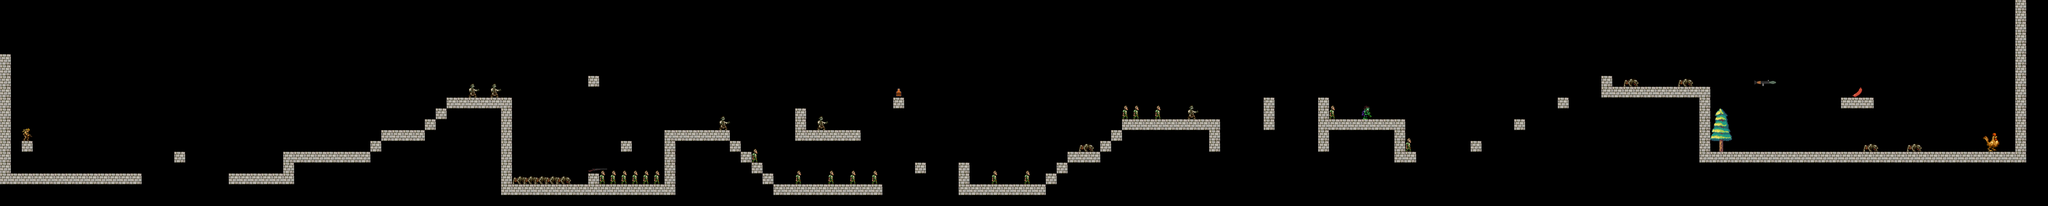

This is a level from a 2D game, rendered from its Tiled map with the project's own tilesets. A one-line summary and the map file follow, with tile-layer data summarised:
An orthogonal 188x19 tile map with 32x32 px tiles, 6 tile layers (Platforms, Character, Enemies, Boss, ...), 14 tilesets.

<map version="1.2" tiledversion="1.3.3" orientation="orthogonal" renderorder="right-down" width="188" height="19" tilewidth="32" tileheight="32" infinite="0" nextlayerid="8" nextobjectid="1">
 <tileset firstgid="1" source="piedra.tsx" />
 <tileset firstgid="2" source="chorizo.tsx" />
 <tileset firstgid="3" source="bottle.tsx" />
 <tileset firstgid="4" source="character.tsx" />
 <tileset firstgid="5" source="zombie1.tsx" />
 <tileset firstgid="6" source="zombie3.tsx" />
 <tileset firstgid="7" source="zombie2.tsx" />
 <tileset firstgid="8" source="zombie4.tsx" />
 <tileset firstgid="9" source="wildBoar.tsx" />
 <tileset firstgid="10" source="bear.tsx" />
 <tileset firstgid="11" source="shotgun.tsx" />
 <tileset firstgid="12" source="tree_1.tsx" />
 <tileset firstgid="13" source="rocket_launcher.tsx" />
 <tileset firstgid="14" source="chicken.tsx" />
 <imagelayer id="7" name="Background">
  <image source="../scene/ background_level_2.png" width="6016" height="608" />
 </imagelayer>
 <layer id="1" name="Platforms" width="186" height="19">
  <data>[3534 cells, 228 non-empty, 2 distinct tile ids]</data>
 </layer>
 <layer id="2" name="Character" width="186" height="19">
  <data>[3534 cells, 1 non-empty, 1 distinct tile ids]</data>
 </layer>
 <layer id="3" name="Enemies" width="186" height="19">
  <data>[3534 cells, 34 non-empty, 4 distinct tile ids]</data>
 </layer>
 <layer id="4" name="Boss" width="186" height="19">
  <data>[3534 cells, 1 non-empty, 1 distinct tile ids]</data>
 </layer>
 <layer id="5" name="Weapons" width="186" height="19">
  <data>[3534 cells, 2 non-empty, 2 distinct tile ids]</data>
 </layer>
 <layer id="6" name="Health_Objects" width="186" height="19">
  <data>[3534 cells, 2 non-empty, 2 distinct tile ids]</data>
 </layer>
</map>
